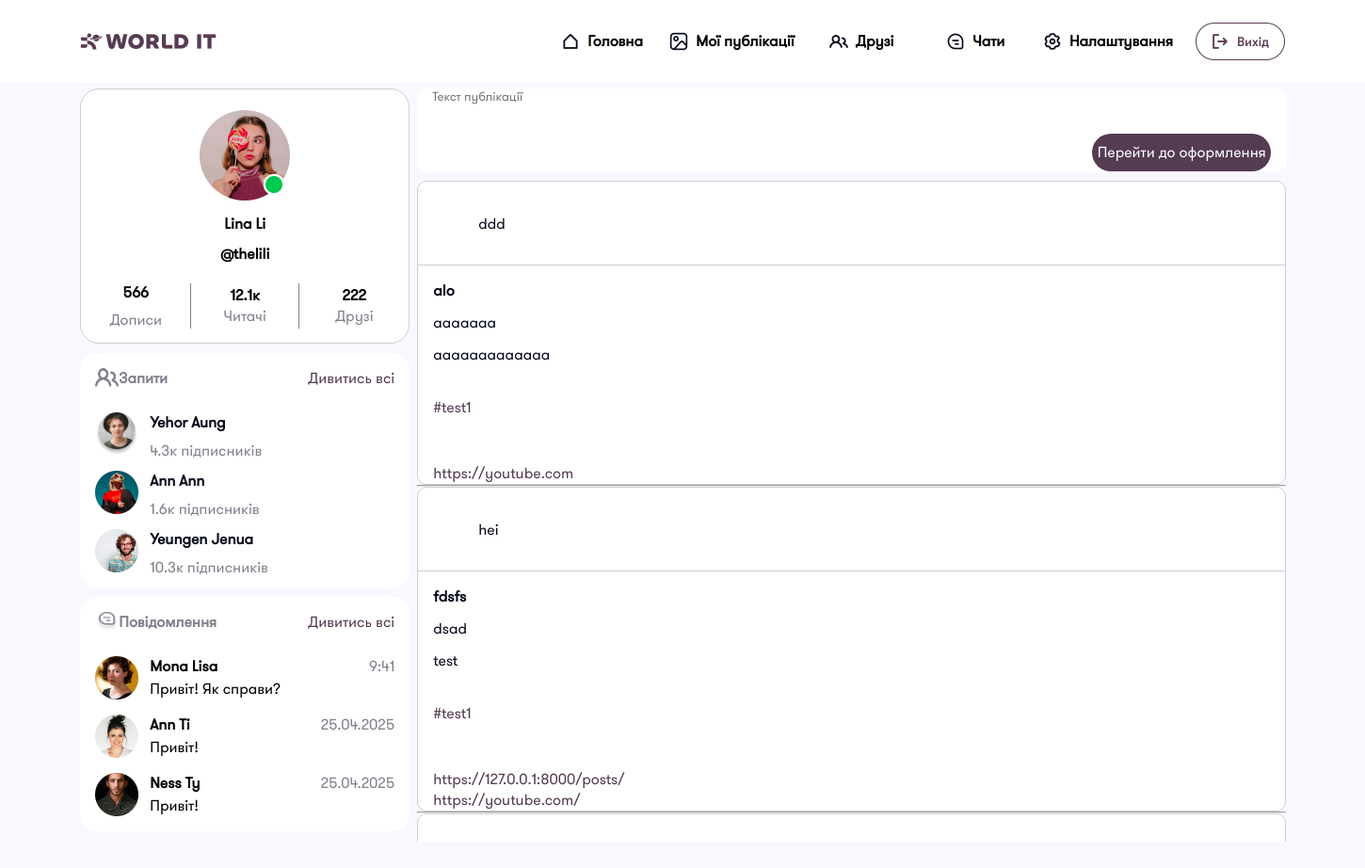
Screenshot of / (signed in) with the database file from the repository.
### post_app/models.py (models this page shows, shortened)
class Post(models.Model):
    author = models.ForeignKey(
        to = settings.AUTH_USER_MODEL,
        on_delete= models.CASCADE,
        related_name= "posts"
    )
    title = models.CharField(max_length= 150)
    topic = models.CharField(max_length= 150, blank= True, null= True)
    content = models.TextField(null= True)
    tags = models.ManyToManyField("Tag", related_name= "posts", blank= True)
    created_at = models.DateTimeField(auto_now_add= True)
    updated_at = models.DateTimeField(auto_now= True)

class Tag(models.Model):
    name = models.CharField(max_length= 100, unique= True)
    def __str__(self):
        return f"#{self.name}"

class PostLinks(models.Model):
    post = models.ForeignKey(
        to = Post,
        on_delete= models.CASCADE,
        related_name= "links"
    )
    url = models.URLField(max_length= 500)

### user_app/models.py (models this page shows)
class User(AbstractUser):
    username = models.CharField(
        max_length=150,
        blank= True,
        null= True,
        )
    email = models.EmailField(
        unique=True,
    )
    USERNAME_FIELD = 'email'
    REQUIRED_FIELDS = []

### home_app/views.py (the view, shortened to what this page needs)
class HomeView(LoginRequiredMixin, ListView):
    model = Post
    template_name = 'home_app/main.html'
    context_object_name = 'posts'
    paginate_by = 5
    def get_context_data(self, **kwargs):
        context = super().get_context_data(**kwargs)
        context["form_post"] = PostForm()
        user = self.request.user
        if not user.username and user.is_authenticated:
            context["firstlogin_form"] = FirstLoginForm()
            context["show_firstlogin"] = True
        return context
    def get(self, request, *args, **kwargs):
        return super().get(request, *args, **kwargs)

### home_app/templates/home_app/main.html (shortened to what this page needs)
{% extends 'base.html' %}
{% load static %}
{% block links %}
    <link rel="stylesheet" href="{% static 'css/base.css' %}">
    <link rel="stylesheet" href="{% static 'home_app/css/side.css' %}">
    <link rel="stylesheet" href="{% static 'home_app/css/createpost_input.css' %}">
    <link rel="stylesheet" href="{% static 'post_app/css/post.css' %}">
    <link rel="stylesheet" href="{% static 'home_app/css/additional.css' %}">
    <link rel="stylesheet" href="{% static 'post_app/css/show_post.css' %}">
{% endblock %}
{% block side-panel %}
<div class="profile">
    <div class="prof-info">
        <div class = 'lina-pfp'>
            <img src="{% static 'home_app/images/pfp.png' %}">
        </div>
        <div class="nickname">
            <span class="bold-text">Lina Li</span>
            <span class="bold-text">@thelili</span>
        </div>
    </div>
    <div class="information">
        <div class="posts">
            <span class="bold-text">566</span>
            <span class="gray-color">Дописи</span>
        </div>
        <div class="readers">
            <span class="bold-text">12.1к</span>
            <span class="gray-color">Читачі</span>
        </div>
        <div class="friends">
            <span class="bold-text" >222</span>
            <span class="gray-color">Друзі</span>
        </div>
    </div>
</div>
<div class="requests">
    <div class="request">
        <div class="req1">
            <div class="gray">
                <img src="{% static 'home_app/images/people_gray.png' %}">
            </div>
            <span class="bold-text">Запити</span>
        </div>
        <span class="violet">Дивитись всі</span>
    </div>
    <div class="people">
        <div class="pers">
            <div class="in-per">
                <div class="avat">
                    <img src="{% static 'home_app/images/avatar1.png' %}">
                </div>
                <div class="text">
                    <span class="bold-text">Yehor Aung</span>
                    <span class="gray-color">4.3к підписників</span>
                </div>
            </div>
        </div>
        <div class="pers">
            <div class="in-per">
                <div class="avat">
                    <img src="{% static 'home_app/images/avatar2.png' %}">
                </div>
                <div class="text">
                    <span class="bold-text">Ann Ann</span>
                    <span class="gray-color">1.6к підписників</span>
                </div>
            </div>
        </div>
        <div class="pers">
            <div class="in-per">
                <div class="avat">
                    <img src="{% static 'home_app/images/avatar3.png' %}">
                </div>
                <div class="text">
                    <span class="bold-text">Yeungen Jenua</span>
                    <span class="gray-color">10.3к підписників</span>
                </div>
            </div>
        </div>
    </div>
</div>
<div class="notifications">
    <div class="notification">
        <div class="req1">
            <div class="gray">
                <img src="{% static 'home_app/images/alert.png' %}">
            </div>
            <span class="bold-text">Повідомлення</span>
        </div>
        <span class="violet">Дивитись всі</span>
    </div>
    <div class="people">
        <div class="pers">
            <div class="in-per">
                <div class="avat">
                    <img src="{% static 'home_app/images/avatar4.png' %}">
                </div>
                <div class="textall">
                    <div class="text1">
                        <span class="bold-text">Mona Lisa</span>
                        <span class="gray-color">9:41</span>
                    </div>
                    <div class="textelse">
                        <span>Привіт! Як справи?</span>
                    </div>
                </div>
            </div>
        </div>
        <div class="pers">
            <div class="in-per">
                <div class="avat">
                    <img src="{% static 'home_app/images/avatar5.png' %}">
                </div>
                <div class="textall">
                    <div class="text1">
                        <span class="bold-text">Ann Ti</span>
                        <span class="gray-color">25.04.2025</span>
                    </div>
                    <div class="textelse">
                        <span>Привіт!</span>
                    </div>
                </div>
            </div>
        </div>
        <div class="pers">
            <div class="in-per">
                <div class="avat">
                    <img src="{% static 'home_app/images/avatar6.png' %}">
                </div>
                <div class="textall">
                    <div class="text1">
                        <span class="bold-text">Ness Ty</span>
                        <span class="gray-color">25.04.2025</span>
                    </div>
                    <div class="textelse">
                        <span>Привіт!</span>
                    </div>
                </div>
            </div>
        </div>
    </div>
</div>
{% endblock %}
{% block content-panel %}
    {% include "post_app/particles/createpost_input.html" %}
    <div class="post-list">
        {% include 'post_app/particles/show_post.html' %}
    </div>
{% endblock %}

### templates/base.html (shortened to what this page needs)
{% load static %}
<html lang="en">
    <head>
        {% block links %}{% endblock %}
    </head>
    <body>
        <header>{% include "header.html" %}</header>
        <main>
            {% if request.path != "/user/auth" %}
            <div class="side-panel" >
                {% block side-panel %}{% endblock %}
            </div>
            <div class="content-panel" >
                {% block content-panel %}{% endblock %}
            </div>
            {% endif %}
        </main>
    </body>
</html>

### templates/header.html
{% load static %}
<div class="header-container">
    <div class="header-container-logo">
        <img src="{% static 'images/logo.png' %}" alt="">
    </div>
    {% if request.path != "/user/auth" %}
    <div class="nav">
        <nav class="nav-pages">
            <a class="inner-container-nav" href="{% url 'MainPage' %}">
                <img src="{% static 'images/home.png' %}" alt="">
                <span class="bold-text">Головна</span>
            </a>
            <a class="inner-container-nav" href="{% url 'PostPage' %}">
                <img src="{% static 'images/post.png' %}" alt="">
                <span class="bold-text">Мої публікації</span>
            </a>
            <a class="inner-container-nav" href="{% url 'FriendsPage' %}">
                <img src="{% static 'images/people.png' %}" alt="">
                <span class="bold-text">Друзі</span>
            </a>
            <a class="inner-container-nav">
                <img src="{% static 'images/chat.png' %}" alt="">
                <span class="bold-text">Чати</span>
            </a>
            <a class="inner-container-nav" href="{% url 'SettingsPage' %}">
                <img src="{% static 'images/settings.png' %}" alt="">
                <span class="bold-text">Налаштування</span>
            </a>
        </nav>
        <a href="{% url 'Logout' %}"><img class="exit-button" src="{% static 'images/exit.png' %}" alt=""></a>
    </div>
    {% endif %}
</div>

### post_app/templates/post_app/particles/createpost_input.html
<div class="createpost-input">
    <div class="in-create">
        <div class="chat-input">
            <textarea class="text-publish" id="post-text-input" placeholder="Текст публікації" rows="3"></textarea>
        </div>
        <div class="nedo-button">
            <div class="button-publish" id="design-proceed">Перейти до оформлення</div>
        </div>
    </div>
</div>

### post_app/templates/post_app/particles/show_post.html (shortened to what this page needs)
{% for post in posts %}
        <article class="post">
            <div class="top-div">
                <p class="author-post"> {{ post.author.last_name }}</p>
            </div>
               <h2 class="name-post">{{ post.title }}</h2>
            <div class="all-text-post">
                {% if post.topic %}
                    <p class="topic-post"><strong></strong> {{ post.topic }}</p>
                {% endif %}
                <p class="main-text-post">{{ post.content }}</p>
                {% if post.tags.all %}
                    <p class="tag-post">
                        {% for tag in post.tags.all %}
                            #{{ tag.name }}
                        {% endfor %}
                    </p>
                {% endif %}
                {% if post.links.all %}
                    <div class="link-post-many">
                        {% for link in post.links.all %}
                            <div>
                                <a class="link-post" href="{{ link.url }}" target="_blank" rel="noopener noreferrer">{{ link.url }}</a>
                            </div>
                        {% endfor %}
                    </div>
                {% endif %}
            </div>
        </article>
        <hr>
{% endfor %}

### post_app/templates/post_app/particles/create_post.html (shortened to what this page needs)
{% load static %}

### static/css/base.css (style rules this page uses)
.bold-text { font-family: GT Walsheim Pro, sans-serif; font-weight: 700; }
* { margin: 0; padding: 0; box-sizing: border-box; font-family: GT Walsheim Pro; }
body { display: flex; overflow: hidden; justify-content: start; align-items: center; min-width: 1440px; min-height: 100vh; flex-direction: column; background-color: #FAF8FF; gap: 6px; }
header { display: flex; justify-content: center; align-items: center; width: 100vw; height: 88px; background-color: #FFFFFF; }
.header-container { display: flex; justify-content: space-between; align-items: center; height: 40px; width: 1280px; }
.header-container-logo { display: flex; width: 145px; height: 18px; }
.nav { display: flex; width: 775px; height: 40px; align-items: center; gap: 24px; }
.nav-pages { display: flex; white-space: nowrap; align-items: center; gap: 22px; width: 656px; height: 28px; }
.inner-container-nav { display: flex; align-items: center; justify-content: center; font-size: medium; height: 28px; width: 154px; gap: 8px; text-decoration: none; color: inherit; }
.inner-container-nav img { width: 20px; height: 20px; }
.exit-button { display: flex; width: 95px; height: 40px; }
.content-panel { display: flex; flex-direction: column; height: 100vh; width: 923px; gap:10px; }
.side-panel { display: flex; width: 350.87px; height: 100vh; flex-direction: column; gap:10px; }
main { display: flex; width: 1279.53px; height: 2124px; gap: 8px; }

### home_app/static/home_app/css/side.css (style rules this page uses)
.profile { display: flex; align-items: center; justify-content: center; flex-direction: column; width: 350px; height: 271px; background-color: rgb(255, 255, 255); border-radius: 20px; border: 1px #CDCED2 solid; gap: 16px; }
.information { display: flex; align-items: center; justify-content: center; flex-direction: row; width: 350px; height: 55px; }
.posts { display: flex; align-items: center; justify-content: center; flex-direction: column; gap: 7px; width: 116px; height: 48px; border-right: 1px rgb(68, 68, 68); }
.readers { display: flex; align-items: center; justify-content: center; flex-direction: column; width: 116px; height: 48px; border-left: 1px #81818D solid; border-right: 1px #81818D solid; }
.friends { display: flex; align-items: center; justify-content: center; flex-direction: column; width: 116px; height: 48px; }
.prof-info { display: flex; align-items: center; justify-content: center; flex-direction: column; width: 350px; height: 175px; gap:24px; }
.lina-pfp img { display: flex; align-items: center; width: 96px; height: 96px; }
.nickname { gap: 10px; width: 350px; height: 35px; display: flex; align-items: center; justify-content: center; flex-direction: column; }
.requests { display: flex; align-items: center; justify-content: center; flex-direction: column; width: 350px; height: 249px; gap:24px; background-color: rgb(255, 255, 255); border-radius: 20px; }
.request { display: flex; align-items: start; justify-content: space-between; flex-direction: row; width: 318px; height: 23px; }
.req1 { display: flex; justify-content: start; flex-direction: row; width: 94px; height: 23px; color: #81818D; }
.gray img { width: 25px; height: 20px; }
.people { display: flex; flex-direction: column; width: 318px; height: 170px; gap:16px; }
.pers { display: flex; justify-content: column; width: 318px; height: 46px; }
.in-per { display: flex; flex-direction: start; justify-content: column; width: 318px; height: 46px; gap:12px; }
.avat img { display: start; width: 46px; height: 46px; }
.text { display: flex; flex-direction: column; width: 260px; height: 18px; color: #070A1C; gap:8px; }
.gray-color { color: #81818D; }
.violet { color: #543C52; }
.textall { width: 260px; height: 44px; flex-direction: column; display: flex; justify-content: column; align-items: start; gap: 6px; }
.text1 { display: flex; justify-content: space-between; width: 260px; height: 18px; }
.textelse { display:flex; flex-direction: column; width: 200px; height: 22px; }
.notifications { display: flex; align-items: center; justify-content: center; flex-direction: column; width: 350px; height: 249px; gap:24px; background-color: rgb(255, 255, 255); border-radius: 20px; }
.notification { display: flex; align-items: start; justify-content: space-between; flex-direction: row; width: 318px; height: 23px; }

### rows the page displays
Post: author.last_name "ddd", title "alo", topic "aaaaaaa", content "aaaaaaaaaaaaa"
Tag: name "test1"
PostLinks: url "https://youtube.com"
Post: author.last_name "hei", title "fdsfs", topic "dsad", content "test"
PostLinks: url "https://127.0.0.1:8000/posts/"
PostLinks: url "https://youtube.com/"
